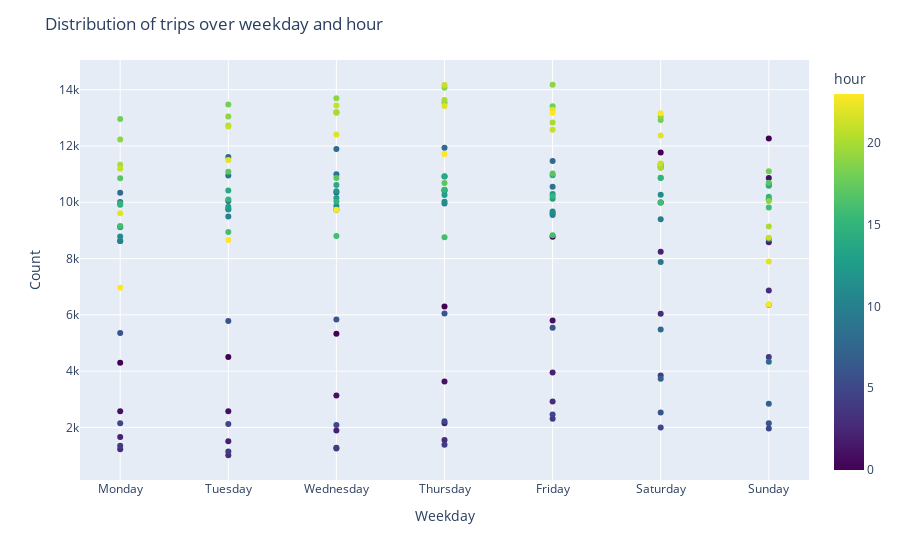

Notebook code cell kept with this figure:
### Markdown cell above
**Вопрос**: Вы, вероятно, заметили, что на графике есть 2 периода с аномально маленькими количествами поездок. Вычислите, в какие даты происходили эти скачки вниз и найдите информацию о том, что происходило в эти дни в Нью-Йорке.

Нарисуйте графики зависимости количества поездок от дня недели и от часов в сутках (воспользуйтесь `sns.relplot`):

### Code cell
#╰( ͡° ͜ʖ ͡° )つ──☆*:・ﾟ
counts = df.groupby(
    [df["pickup_datetime"].dt.day_name().rename("weekday"), df["pickup_datetime"].dt.hour.rename("hour")]
).size().reset_index(name="count")

fig = px.scatter(data_frame=counts, x="weekday", y="count", color="hour", color_continuous_scale="Viridis",
                 category_orders={"weekday": ["Monday", "Tuesday", "Wednesday", "Thursday", "Friday", "Saturday", "Sunday"]}
                 )
fig.update_layout(title_text="Distribution of trips over weekday and hour", xaxis_title = "Weekday", yaxis_title = "Count")
fig.show()
del counts

### Figure 1 — Plotly figure (JSON) as saved in the notebook; plotly's stock layout.template omitted (floating-point values rounded to 4 significant figures; data arrays with more than 128 entries replaced by an {"elided": "..."} marker saying what was removed)
{"data": [{"hovertemplate": "weekday=%{x}<br>count=%{y}<br>hour=%{marker.color}<extra></extra>", "legendgroup": "", "marker": {"color": {"elided": "168 int values"}, "coloraxis": "coloraxis", "symbol": "circle"}, "mode": "markers", "name": "", "orientation": "v", "showlegend": false, "x": {"elided": "168 str values"}, "xaxis": "x", "y": {"elided": "168 int values"}, "yaxis": "y", "type": "scatter"}], "layout": {"xaxis": {"anchor": "y", "domain": [0.0, 1.0], "title": {"text": "Weekday"}, "categoryorder": "array", "categoryarray": ["Monday", "Tuesday", "Wednesday", "Thursday", "Friday", "Saturday", "Sunday"]}, "yaxis": {"anchor": "x", "domain": [0.0, 1.0], "title": {"text": "Count"}}, "coloraxis": {"colorbar": {"title": {"text": "hour"}}, "colorscale": [[0.0, "#440154"], [0.1111, "#482878"], [0.2222, "#3e4989"], [0.3333, "#31688e"], [0.4444, "#26828e"], [0.5556, "#1f9e89"], [0.6667, "#35b779"], [0.7778, "#6ece58"], [0.8889, "#b5de2b"], [1.0, "#fde725"]]}, "legend": {"tracegroupgap": 0}, "margin": {"t": 60}, "title": {"text": "Distribution of trips over weekday and hour"}}}
